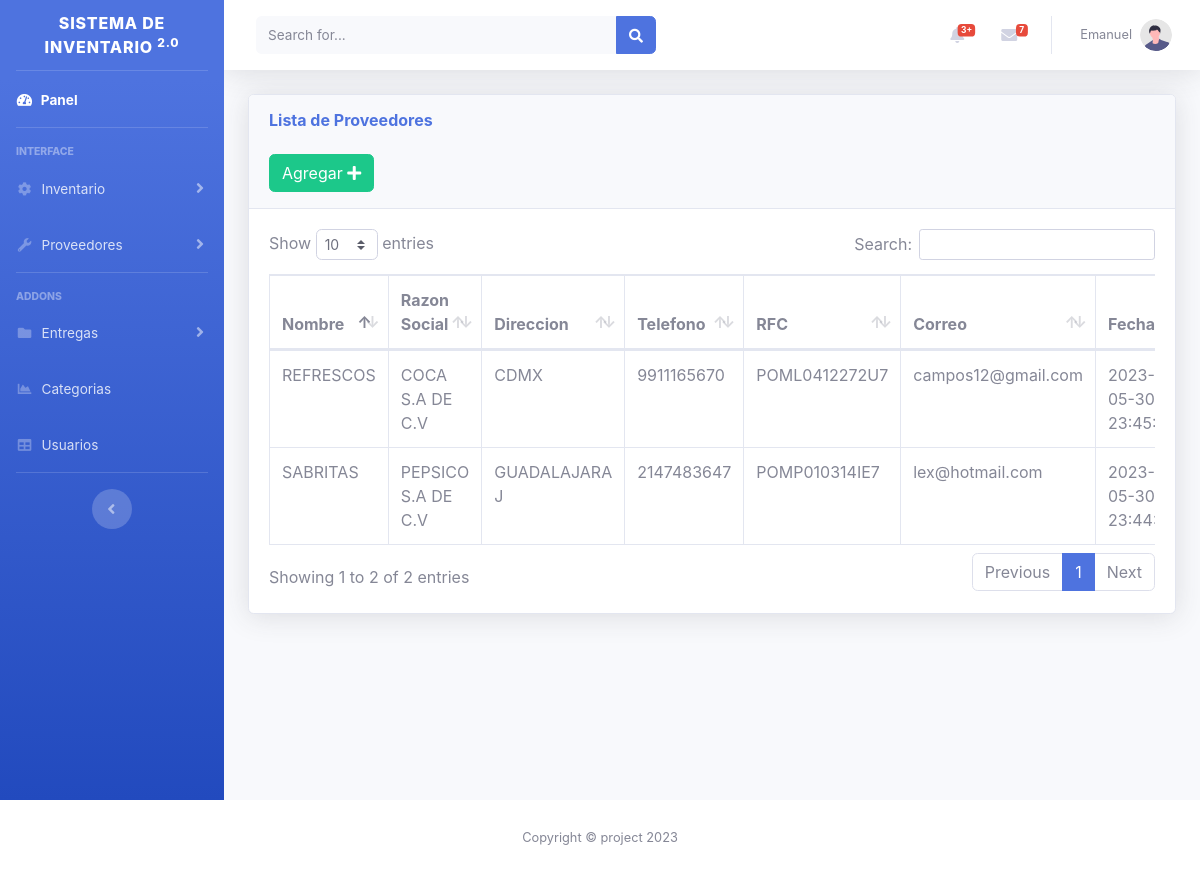
Page /views/proveedores.php (signed in) on the committed database.
### tables this page shows
CREATE TABLE `proveedores` (
  `id` int(11) NOT NULL,
  `name` varchar(150) NOT NULL,
  `r_social` varchar(250) NOT NULL,
  `direccion` varchar(250) NOT NULL,
  `telefono` varchar(50) NOT NULL,
  `rfc` varchar(250) NOT NULL,
  `correo` varchar(150) NOT NULL,
  `fecha` timestamp NOT NULL DEFAULT current_timestamp() ON UPDATE current_timestamp()
);

### views/proveedores.php (the view, shortened to what this page needs)
<?php include "../includes/header.php"; ?>
<body id="page-top">
    <div class="container-fluid">
        <div class="card shadow mb-4">
            <div class="card-header py-3">
                <h6 class="m-0 font-weight-bold text-primary">Lista de Proveedores</h6>
                <br>
                <button type="button" class="btn btn-success" data-toggle="modal" data-target="#prov">
                    <span class="glyphicon glyphicon-plus"></span> Agregar <i class="fa fa-plus"></i> </a></button>
            </div>
            <div class="card-body">
                <div class="table-responsive">
                    <table class="table table-bordered" id="dataTable" width="100%" cellspacing="0">
                        <thead>
                            <tr>
                                <th>Nombre</th>
                                <th>Razon Social</th>
                                <th>Direccion</th>
                                <th>Telefono</th>
                                <th>RFC</th>
                                <th>Correo</th>
                                <th>Fecha</th>
                            </tr>
                        </thead>
                        <tbody>
                            <?php
                            require_once("../includes/db.php");
                            $result = mysqli_query($conexion, "SELECT * FROM proveedores ");
                            while ($fila = mysqli_fetch_assoc($result)) :
                            ?>
                                <tr>
                                    <td><?php echo $fila['name']; ?></td>
                                    <td><?php echo $fila['r_social']; ?></td>
                                    <td><?php echo $fila['direccion']; ?></td>
                                    <td><?php echo $fila['telefono']; ?></td>
                                    <td><?php echo $fila['rfc']; ?></td>
                                    <td><?php echo $fila['correo']; ?></td>
                                    <td><?php echo $fila['fecha']; ?></td>
                                </tr>
                            <?php endwhile; ?>
                        </tbody>
                    </table>
                </div>
            </div>
        </div>
    </div>
    </div>
    </div>
    </div>
</body>
<?php include "../includes/footer.php"; ?>
</html>

### rows in the picture
proveedores: name "SABRITAS", r_social "PEPSICO S.A DE C.V", direccion "GUADALAJARA J", telefono "2147483647", rfc "POMP010314IE7", correo "lex@hotmail.com", fecha "2023-05-30…"
proveedores: name "REFRESCOS", r_social "COCA S.A DE C.V", direccion "CDMX", telefono "9911165670", rfc "POML0412272U7", correo "campos12@gmail.com", fecha "2023-05-30…"

### other values in the picture
$_SESSION['usuario'] "Emanuel"
